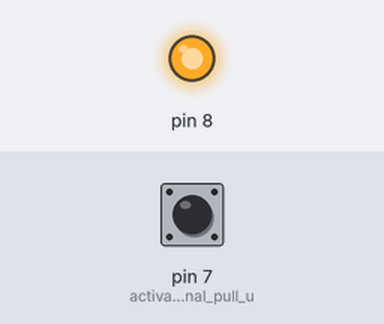
This sketch was run on a simulated Arduino Uno, built with avr-gcc and run on an emulated ATmega328P. On the bench: output pins drawn as LEDs (lit = HIGH). The test bench sets the inputs (shaded band); at power-on: pin 7 (activates_internal_pull_u) HIGH.

Above: at 1.2 s.
1.3 s: pin 7 (activates_internal_pull_u) pulled LOW for 0.15 s
At 1.37 s:
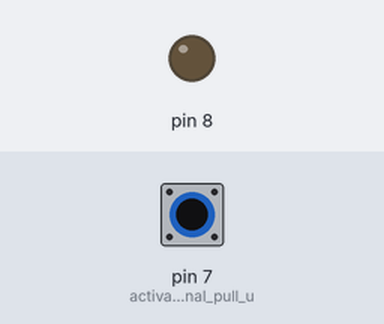
2.9 s: pin 7 (activates_internal_pull_u) pulled LOW for 3.2 s
At 6.7 s:
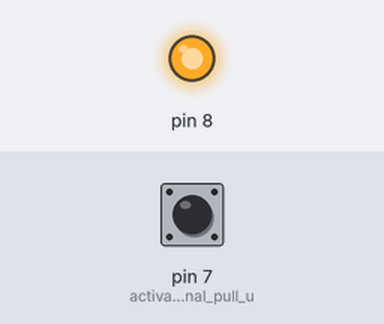
Timing chart, 0 to 8.2 s (numbered marks = the images above; inputs shaded):
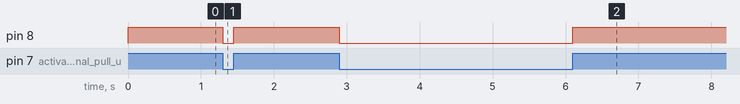

Measured:
- after the input at 1.3 s, pin 8: HIGH → LOW at once, → HIGH 0.15 s later
- after the input at 2.9 s, pin 8: HIGH → LOW at once, → HIGH 3.2 s later

The sketch:

pullup.ino
```cpp
void setup() {
  pinMode(7, INPUT_PULLUP); // activates internal pull up resistors inside arduino
  pinMode(8, OUTPUT);
}

void loop() {
  digitalWrite(8, digitalRead(7));
}
```
